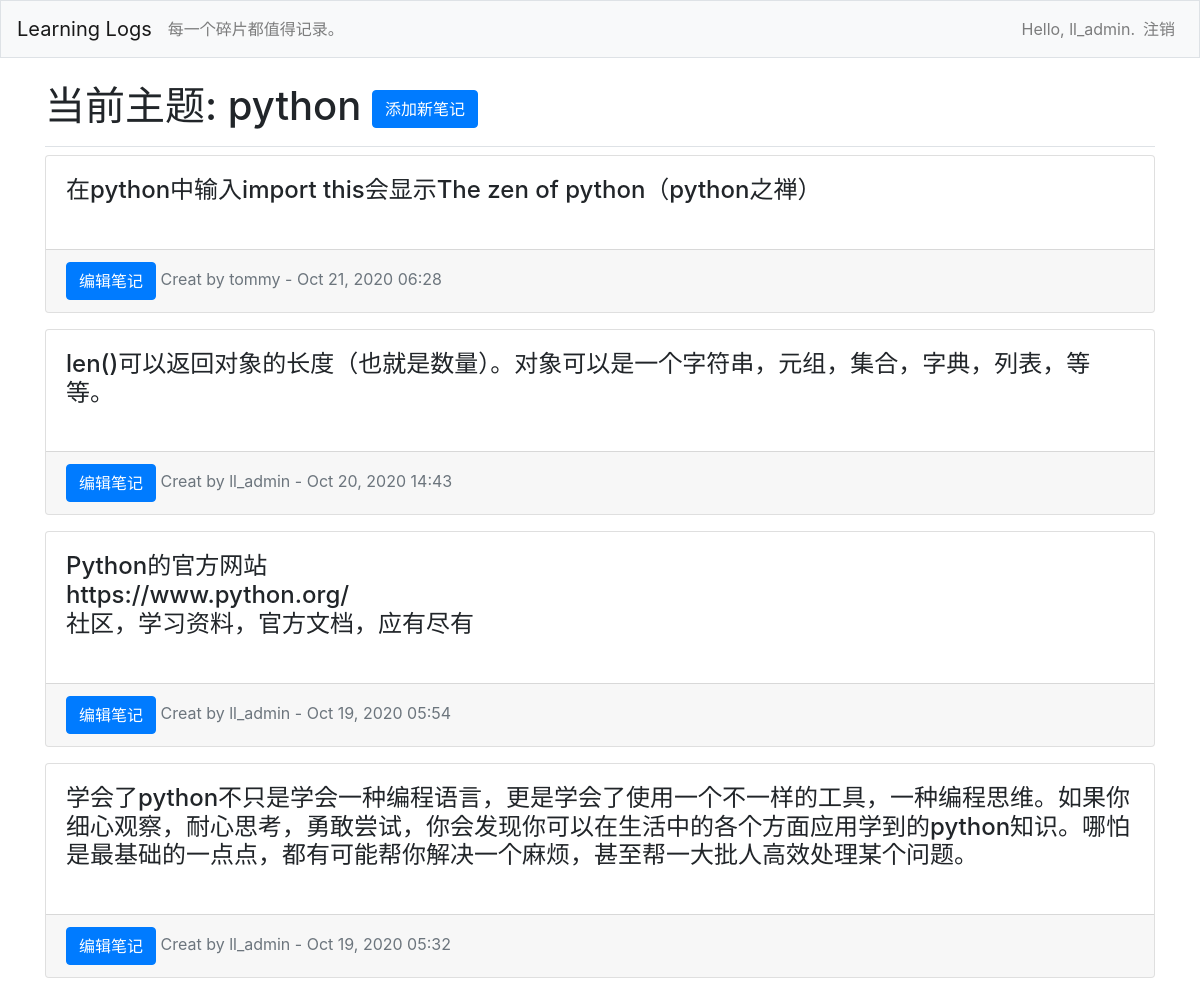
/topics/1 (signed in), run on the app's committed database.
### learning_logs/models.py (models this page shows, shortened)
class Topic(models.Model):
    text = models.CharField(max_length=200)
    date_added = models.DateTimeField(auto_now_add=True)
    def __str__(self):
        return self.text

class Entry(models.Model):
    topic = models.ForeignKey(Topic, on_delete=models.CASCADE)
    text = models.TextField()
    date_added = models.DateTimeField(auto_now_add=True)
    owner = models.ForeignKey(User, on_delete=models.CASCADE)
    class Meta:
        verbose_name_plural = 'Entries'

### learning_logs/views.py (the view)
# urls.py: path('topics/<int:topic_id>', views.topic, name='topic'),
def topic(request,topic_id):
    topic = Topic.objects.get(id=topic_id)
    entries = topic.entry_set.order_by('-date_added')
    context = {'topic': topic, 'entries': entries}
    return render(request, 'learning_logs/topic.html', context)

### learning_logs/templates/learning_logs/topic.html
{% extends "learning_logs/base.html" %}
{% block page_header %}
<h1>
    当前主题: {{ topic }}
    <a class="btn btn-primary" href="{% url 'learning_logs:new_entry' topic.id %}">
        添加新笔记
    </a>
</h1>
{% endblock page_header %}
{% block content %}
    {% for entry in entries %}
        <div class='card mb-3'>
            <h4 class="card-body">{{ entry.text|linebreaks }}</h4>
            <div class="card-footer text-muted">
                <span>
                    <a class="btn btn-primary" href="{% url 'learning_logs:edit_entry' entry.id %}">编辑笔记</a>
                </span>
                <span>Creat by {{ entry.owner}} - {{ entry.date_added|date:'M d, Y H:i' }}</span>
            </div>
        </div>
    {% empty %}
        <h2>可以添加任何有关{{ topic }}的学习笔记在这里。</h2>
    {% endfor %}
{% endblock content %}

### learning_logs/templates/learning_logs/base.html (shortened to what this page needs)
{% load bootstrap4 %}
<!doctype html>
<html>
    <head>
        {% bootstrap_css %}
    </head>
    <body>
        <nav class="navbar navbar-expand-md navbar-light bg-light mb-4 border">
            <a class="navbar-brand" href="{% url 'learning_logs:index'%}">Learning Logs</a>
            <div class="collapse navbar-collapse" id='navbarCollapse'>
                <ul class="navbar-nav mr-auto">
                    <li class="nav-item">
                        <span class="navbar-text">每一个碎片都值得记录。</span>
                    </li>
                </ul>
                <ul class="navbar-nav ml-auto">
                    {% if user.is_authenticated %}
                    <li class="nav-item">
                        <span class="navbar-text">Hello, {{ user.username }}.</span>
                    </li>
                    <li class="nav-item">
                        <a class="nav-link" href="{% url 'users:logout'%}">
                            注销
                        </a>
                    </li>
                    {% endif %}
                </ul>
            </div>
        </nav>
        <main role="main" class="container">
            <div class="pb-2 mb-2 border-bottom">
                {% block page_header %}{% endblock page_header %}
            </div>
            <div>
                {% block content %}{% endblock content %}
            </div>
        </main>
    </body>
</html>

### data on the page
Topic: text "python"
Entry: text "在python中输入import this会显示The zen of python（python之禅）", owner "tommy", date_added "Oct 21, 2020 06:28"
Entry: text "len()可以返回对象的长度（也就是数量）。对象可以是一个字符串，元组，集合，字典，列表，等等。", owner "ll_admin", date_added "Oct 20, 2020 14:43"
Entry: text "Python的官方网站 https://www.python.org/ 社区，学习资料，官方文档，应有尽有", owner "ll_admin", date_added "Oct 19, 2020 05:54"
Entry: text "学会了python不只是学会一种编程语言，更是学会了使用一个不一样的工具，一种编程思维。如果你细心观察，耐心思考，勇敢尝试，你会发现你可以在生活中的各个方面应用学到的python知识。哪怕是最基础的一点点，都有可能帮你解决一个麻烦，甚至帮一大批人高效处理某个问题。", owner "ll_admin", date_added "Oct 19, 2020 05:32"

### other printed values
{{ user.username }} "ll_admin"
